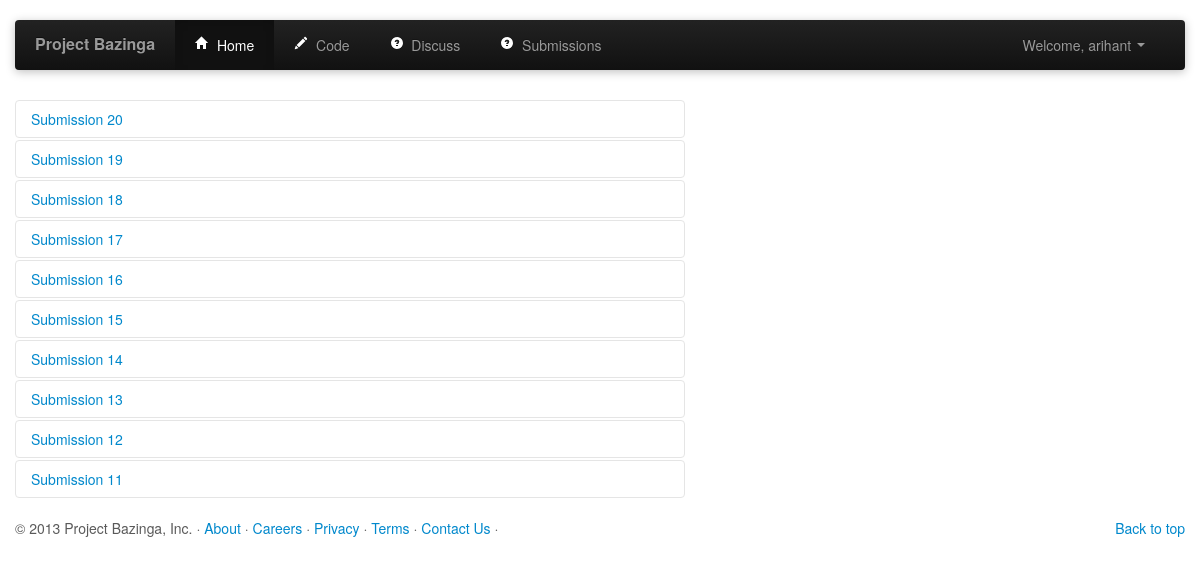
The app's page /code/submissions/0 (signed in) with its own data.
### tables this page shows
CREATE TABLE submissions (points INTEGER, lang TEXT, code TEXT, id INTEGER PRIMARY KEY, user_id INTEGER, submission_time DATETIME);

### contest_views.py (the view)
@contest_views.route('/code/submissions/<int:index>')
def submissions(index=0):
	user_id = session['userId']
	db = get_db()
	cur = db.execute('SELECT * FROM submissions WHERE user_id = ? ORDER BY id DESC LIMIT ?, ?', [user_id, index, index+10])
	subs = cur.fetchall()
	subss = [[sub, []] for sub in subs]
	for i in range(0, len(subs)):
		cur = db.execute('SELECT * FROM submission_testcase WHERE submission_id=?', [subs[i]['id']])
		tcs = cur.fetchall()
		subss[i][1] = tcs
	return render_template("submissions.html", subs=subss)

### contest_views.py (called while the page is built)
def get_db():
	top = _app_ctx_stack.top
	if not hasattr(top, 'sqlite_db'):
		sqlite_db = sqlite3.connect('database.db')
		sqlite_db.row_factory = sqlite3.Row
		top.sqlite_db = sqlite_db
	return top.sqlite_db

### templates/submissions.html (shortened to what this page needs)
{% extends "header.html" %}
{% block body %}
<div class="container marketing">
  <div class="row">
  <div class="span7">
  	<div class="accordion" id="submissions">
  	{% for sub in subs %}
  		<div class="accordion-group">
  		<div class="accordion-heading">
  		<a class="accordion-toggle" data-toggle="collapse" data-parent="#submissions" href="#{{ sub[0].id }}" >
  			Submission {{ sub[0].id }}
  		</a>
  		</div>
  		</div>
  	{% endfor %}
  	</div>
  </div>
  </div>
{% endblock %}

### templates/header.html (shortened to what this page needs)
<!DOCTYPE html>
<html lang="en">
  <head>
    <link href="{{ url_for('static', filename='css/bootstrap.css') }}" rel="stylesheet">
    <link href="{{ url_for('static', filename='css/style.css') }}" rel="stylesheet">
    <link href="{{ url_for('static', filename='css/editor.css') }}" rel="stylesheet">
  </head>
  <body>
    <div class="navbar-wrapper">
      <div class="container">
        <div class="navbar navbar-inverse">
          <div class="navbar-inner">
            <a class="brand" href="/">Project Bazinga</a>
            <div class="nav-collapse collapse">
              <ul class="nav">
                <li class="active"> <a href="/home"><i class="icon-home icon-white"></i>&nbsp; Home</a></li>
                <li><a href="/code"><i class="icon-pencil icon-white"></i>&nbsp; Code</a></li>
                <li><a href="/discuss"><i class="icon-question-sign icon-white"></i>&nbsp; Discuss</a></li>
                <li><a href="{{ url_for("contest_views.submissions", index=0) }}"><i class="icon-question-sign icon-white"></i>&nbsp; Submissions</a></li>
              </ul>
              <ul class="nav pull-right">
                {% if not session.logged_in  %}
                <li class="dropdown">
                  <a class="dropdown-toggle" href="" data-toggle="dropdown"><span {% if error %} class="text-error " {% endif %} > Sign In <strong class="caret"></strong> </span ></a>
                  <div class="dropdown-menu" style="padding: 15px; padding-bottom: 0px;">
                    <form method="post" action="/login" accept-charset="UTF-8">
                      {% if error %}
                        <div class="alert alert-error">
                          <a class="close" data-dismiss="alert" href="#">×</a>Invalid Username or Password!
                        </div>
                      {% endif %}
                      <input style="margin-bottom: 15px;" type="text" placeholder="Username" id="username" name="username">
                      <input style="margin-bottom: 15px;" type="password" placeholder="Password" id="password" name="password">
                      <input style="float: left; margin-right: 10px;" type="checkbox" name="remember-me" id="remember-me" value="1">
                      <label class="string optional" for="user_remember_me"> Remember me</label>
                      <input class="btn btn-primary btn-block" type="submit" id="sign-in" value="Sign In">
                      <li class="divider"></li>
                      <div >
                        <a href = "/register" >Register </a> | <a href = "/forgot">Forgot Password </a>
                      </div>
                    </form>
                  </div>
                </li>
                {% else %}
                <li class="dropdown">
                  <a href="#" class="dropdown-toggle " data-toggle="dropdown"> Welcome, {{ session.username }} <b class="caret"></b></a>
                  </ul>
                {% endif %}
            </div>
          </div>
        </div>
      </div>
    </div>
      {% block body %}
      {% endblock %}
     <div id="footer">
     <div class="container ">
      <footer>
        <p class="pull-right"><a href="#">Back to top</a></p>
        <p>&copy; 2013 Project Bazinga, Inc. &middot; <a href="#">About</a> &middot; <a href="#">Careers</a> &middot; <a href="#">Privacy</a> &middot; <a href="#">Terms</a> &middot; <a href="contact">Contact Us</a> &middot;</p>
      </footer>
    </div>
  </body>
</html>

### static/css/style.css (style rules this page uses)
body { padding-bottom: 40px; color: #5a5a5a; }
.navbar-wrapper { position: absolute; top: 0; left: 0; right: 0; z-index: 10; margin-top: 20px; margin-bottom: -90px; }
.navbar .navbar-inner { border: 0; -webkit-box-shadow: 0 2px 10px rgba(0,0,0,.25); -moz-box-shadow: 0 2px 10px rgba(0,0,0,.25); box-shadow: 0 2px 10px rgba(0,0,0,.25); }
.navbar .brand { padding: 14px 20px 16px; font-size: 16px; font-weight: bold; text-shadow: 0 -1px 0 rgba(0,0,0,.5); }
.navbar .nav > li > a { padding: 15px 20px; }

### records on screen
submissions: id "20"
submissions: id "19"
submissions: id "18"
submissions: id "17"
submissions: id "16"
submissions: id "15"
submissions: id "14"
submissions: id "13"
submissions: id "12"
submissions: id "11"

### other values on screen
{{ session.username }} "arihant"
